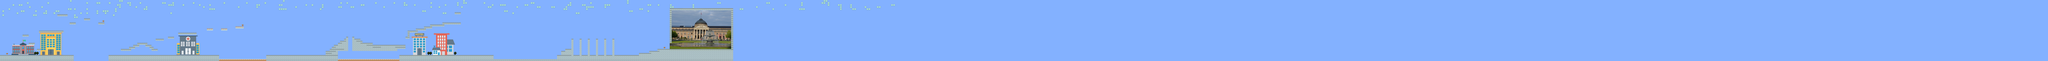

A level layout from a 2D game, rendered from its tile map. Below: a short description, then the map file with tile-grid data replaced by summaries:
An orthogonal 1000x30 tile map with 35x35 px tiles, 5 tile layers (sky, background2, background1, collision, ...), 6 tilesets and 87 objects (17x coin, 16x flying_enemy, 13x jag, 12x fire, 6x ground_enemy, ...).

<map version="1.0" tiledversion="1.1.1" orientation="orthogonal" renderorder="right-down" width="1000" height="30" tilewidth="35" tileheight="35" infinite="0" nextobjectid="220">
 <tileset firstgid="1" name="tiles_spritesheet" tilewidth="35" tileheight="35" spacing="1" tilecount="156" columns="12">
  <image source="../images/tiles_spritesheet.png" width="457" height="468" />
  <terraintypes>
   <terrain name="small_erth" tile="89" />
  </terraintypes>
  <tile id="8">
   <objectgroup draworder="index">
    <object id="12" x="0" y="0">
     <polyline points="0,0 0,35 35,35 0,0" />
    </object>
   </objectgroup>
  </tile>
  <tile id="18">
   <objectgroup draworder="index">
    <object id="2" x="0" y="0" width="35" />
   </objectgroup>
  </tile>
  <tile id="32">
   <objectgroup draworder="index">
    <object id="4" x="34.65" y="35">
     <polygon points="0,0 0.35,-35 0.35,0" />
    </object>
    <object id="5" x="0" y="35" width="35" />
    <object id="11" x="35" y="35" rotation="-0.261357" />
   </objectgroup>
  </tile>
 </tileset>
 <tileset firstgid="157" name="small_tiles_spritesheet" tilewidth="35" tileheight="11" spacing="1" margin="1" tilecount="468" columns="12">
  <image source="../images/tiles_spritesheet.png" width="457" height="468" />
 </tileset>
 <tileset firstgid="625" name="Sprite_Map_klein" tilewidth="35" tileheight="35" spacing="1" tilecount="156" columns="12">
  <image source="../images/Sprite_Map_klein.png" width="432" height="468" />
 </tileset>
 <tileset firstgid="781" name="tree3" tilewidth="35" tileheight="35" spacing="10" tilecount="98" columns="14">
  <image source="../images/tree3.png" width="640" height="320" />
 </tileset>
 <tileset firstgid="879" name="buildings" tilewidth="35" tileheight="35" tilecount="2650" columns="53">
  <image source="../images/buildings.png" width="1862" height="1750" />
 </tileset>
 <tileset firstgid="3529" name="kurhaus_spritesheet" tilewidth="35" tileheight="35" tilecount="864" columns="36">
  <image source="../images/kurhaus_spritesheet.jpg" width="1280" height="847" />
 </tileset>
 <layer name="sky" width="1000" height="30">
  <data>[30000 cells, 30000 non-empty, 1 distinct tile ids]</data>
 </layer>
 <layer name="background2" width="1000" height="30">
  <data>[30000 cells, 12 non-empty, 4 distinct tile ids]</data>
 </layer>
 <layer name="background1" width="1000" height="30">
  <data>[30000 cells, 1330 non-empty, 1324 distinct tile ids]</data>
 </layer>
 <layer name="collision" width="1000" height="30" opacity="0.96" offsetx="0" offsety="2">
  <properties>
   <property name="collision" value="true" />
  </properties>
  <data>[30000 cells, 1369 non-empty, 9 distinct tile ids]</data>
 </layer>
 <objectgroup draworder="index" name="objects" offsetx="4" offsety="-2">
  <!-- 82 objects omitted --></objectgroup>
 <layer name="foreground" width="1000" height="30">
  <data>[30000 cells, 212 non-empty, 3 distinct tile ids]</data>
 </layer>
</map>
<!-- 82 of 87 objects omitted -->
